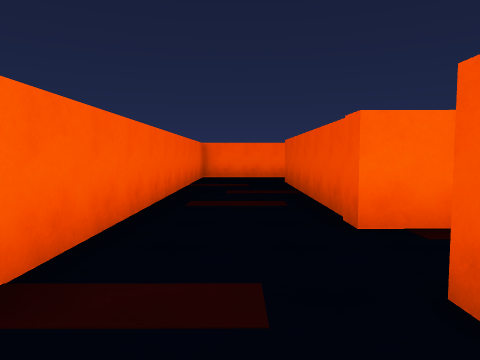
[1] (above)

16 first-person views from a walk through a Unity game level. The camera is 1.5 m above the floor, tilts 4° down and sees 70° across. The floor is counted in squares, 2 m on a side. Each view is taken from the middle of a square. On the plan, view 1 faces up. The plan holds only what a view shows up to about 11 squares ahead; the rest is blank. The player character is not drawn.

[2]
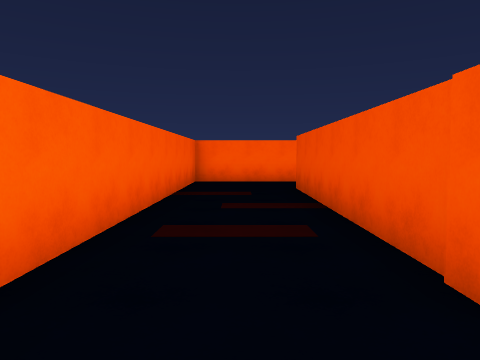

[3]
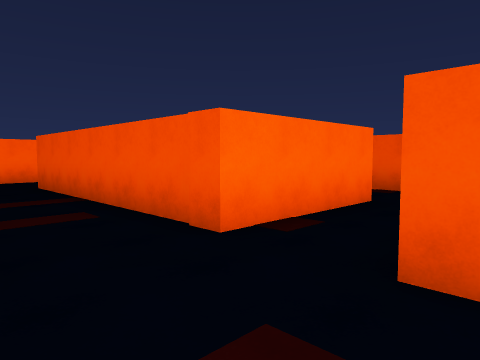

[4]
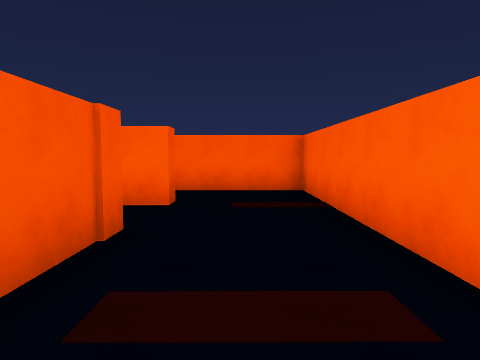

[5]
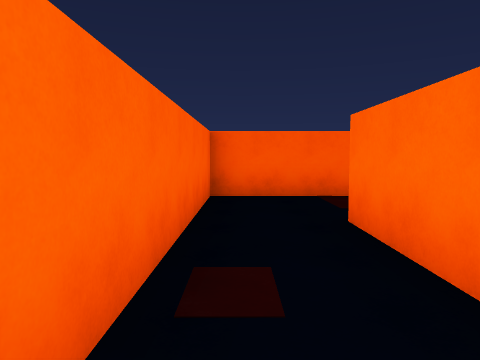

[6]
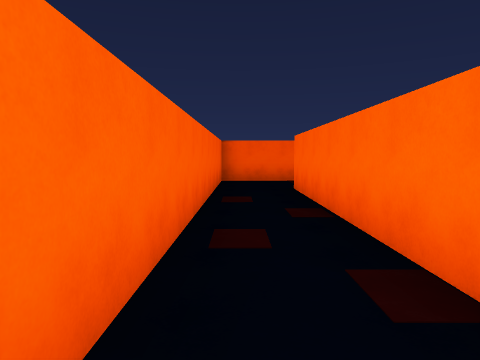

[7]
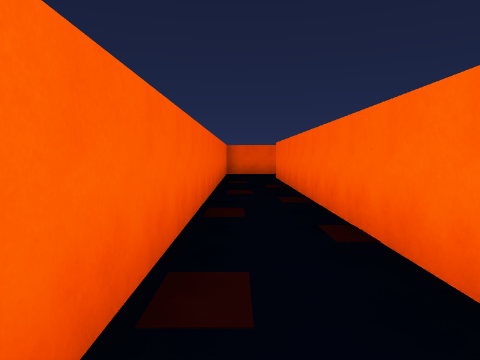

[8]
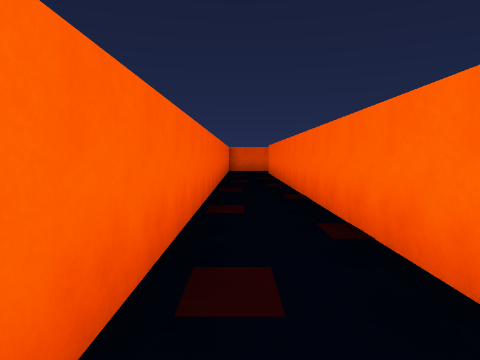

[9]
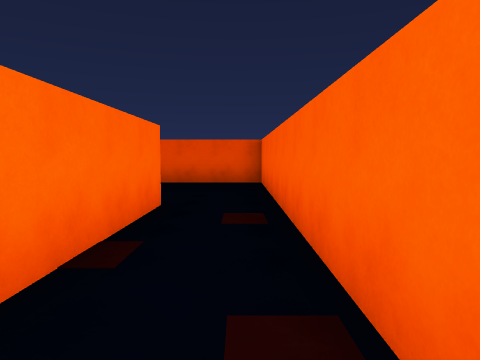

[10]
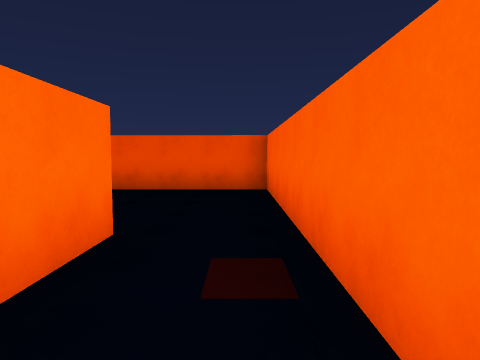

[11]
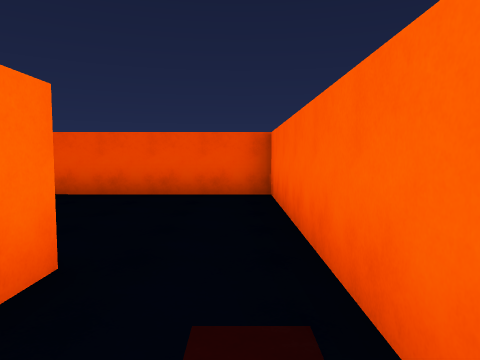

[12]
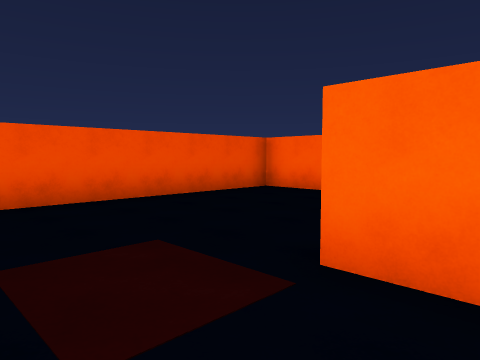

[13]
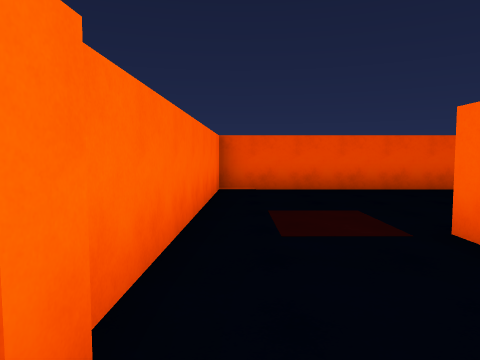

[14]
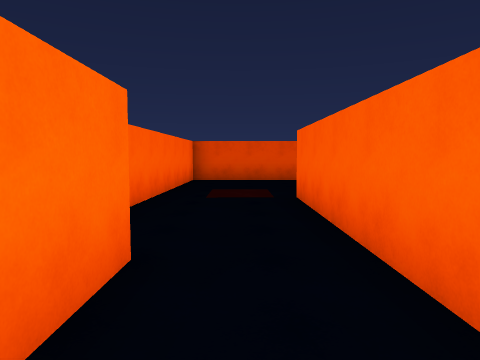

[15]
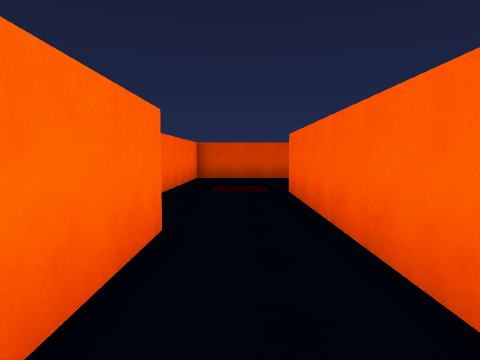

[16]
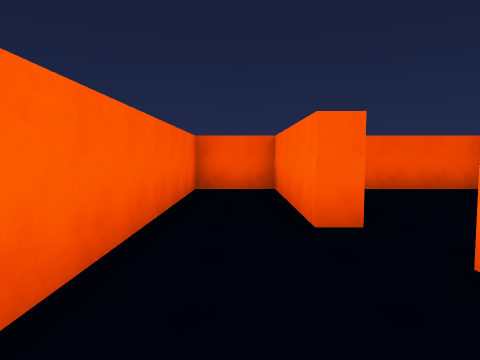

### Floor plan
Points are (right, up) in squares from view 1. A wall is a line through its corners. A room is listed if a view was taken in it or the views show most of it. See-through windows are left out.
Room 1 (views 1, 2, 3, 4)
walls: (3.5, 3.5) (1.3, 3.5) (1.3, 10); (3.6, 1.2) (1.1, 1.2) (1.1, 1.8) (1.8, 1.8); (1.9, 12.1) (-1.3, 12.1) (-1.4, -0.6) (3.6, -0.6)
Room 2 (views 5, 6, 7, 8, 9, 10, 11, 12, 14, 15, 16)
walls: (15.3, 1.2) (3.6, 1.2); (11.4, 5.8) (7.2, 5.8) (7.2, 4.4); (13.3, 6.5) (12.7, 6.6); (7.6, 4) (15.3, 4); (3.6, -0.6) (19.7, -0.6) (19.7, 6.5) (13.4, 6.6)
ways out: opening at (12, 6) to room 3
Room 3 (view 13)
walls: (11.4, 6.3) (11.4, 5.8); (7.2, 10.4) (7.2, 7.8)
ways out: opening at (12, 6) to room 2

Where each view was taken, in squares from view 1:
view 1: 0 up, 0 right, facing up
view 2: 2 up, 0 right, facing up
view 3: 1 up, 1 left, facing up-right
view 4: 7 up, 0 right, facing down
view 5: 0 up, 5 right, facing left
view 6: 0 up, 9 right, facing left
view 7: 0 up, 13 right, facing left
view 8: 0 up, 16 right, facing left
view 9: 0 up, 10 right, facing right
view 10: 0 up, 12 right, facing right
view 11: 0 up, 13 right, facing right
view 12: 6 up, 14 right, facing down-right
view 13: 6 up, 12 right, facing right
view 14: 5 up, 9 right, facing right
view 15: 5 up, 8 right, facing right
view 16: 5 up, 15 right, facing left
